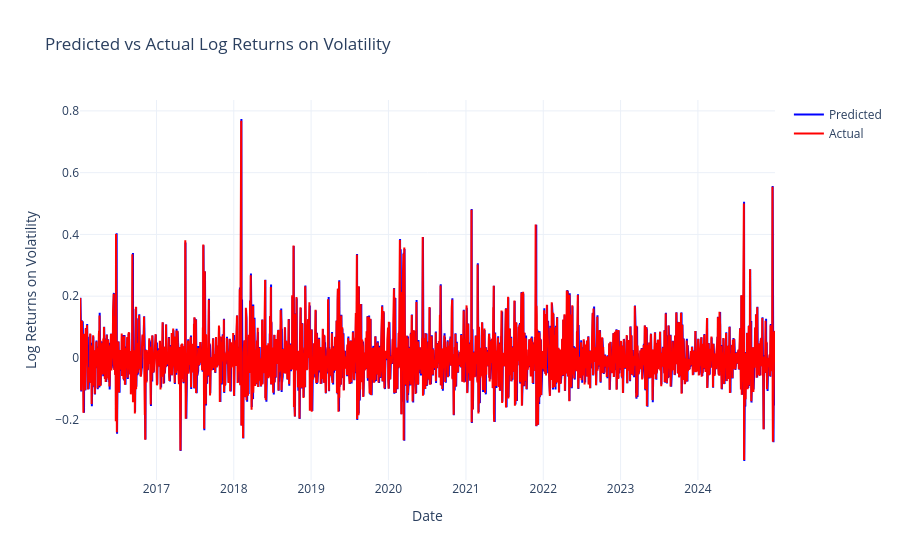

This figure's notebook cell:
### Code cell
plots.actual_vs_predicted_time_series_plot(
  vix_fbm_var,
  'log_vol_diff',
  'predicted_log_vol_diff',
  'Log Returns on Volatility'
)

### Figure 1 — Plotly figure (JSON) as saved in the notebook; plotly's stock layout.template omitted (floating-point values rounded to 4 significant figures; data arrays with more than 128 entries replaced by an {"elided": "..."} marker saying what was removed)
{"data": [{"line": {"color": "blue"}, "mode": "lines", "name": "Predicted", "type": "scatter", "x": {"elided": "2282 str values"}, "y": {"elided": "2282 float values"}}, {"line": {"color": "red"}, "mode": "lines", "name": "Actual", "type": "scatter", "x": {"elided": "2282 str values"}, "y": {"elided": "2282 float values"}}], "layout": {"title": {"text": "Predicted vs Actual Log Returns on Volatility"}, "xaxis": {"title": {"text": "Date"}}, "yaxis": {"title": {"text": "Log Returns on Volatility"}}}}
